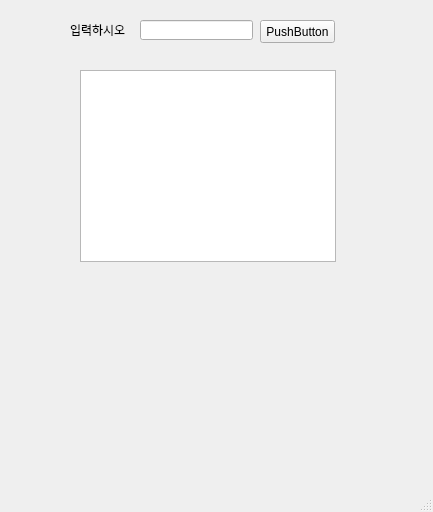
<?xml version="1.0" encoding="UTF-8"?>
<ui version="4.0">
 <class>MainWindow</class>
 <widget class="QMainWindow" name="MainWindow">
  <property name="geometry">
   <rect>
    <x>0</x>
    <y>0</y>
    <width>433</width>
    <height>512</height>
   </rect>
  </property>
  <property name="windowTitle">
   <string>MainWindow</string>
  </property>
  <widget class="QWidget" name="centralwidget">
   <widget class="QLabel" name="label">
    <property name="geometry">
     <rect>
      <x>70</x>
      <y>20</y>
      <width>61</width>
      <height>20</height>
     </rect>
    </property>
    <property name="text">
     <string>입력하시오</string>
    </property>
   </widget>
   <widget class="QLineEdit" name="lbl">
    <property name="geometry">
     <rect>
      <x>140</x>
      <y>20</y>
      <width>113</width>
      <height>20</height>
     </rect>
    </property>
   </widget>
   <widget class="QPushButton" name="pb">
    <property name="geometry">
     <rect>
      <x>260</x>
      <y>20</y>
      <width>75</width>
      <height>23</height>
     </rect>
    </property>
    <property name="text">
     <string>PushButton</string>
    </property>
   </widget>
   <widget class="QTextBrowser" name="ta">
    <property name="geometry">
     <rect>
      <x>80</x>
      <y>70</y>
      <width>256</width>
      <height>192</height>
     </rect>
    </property>
   </widget>
  </widget>
  <widget class="QMenuBar" name="menubar">
   <property name="geometry">
    <rect>
     <x>0</x>
     <y>0</y>
     <width>433</width>
     <height>21</height>
    </rect>
   </property>
  </widget>
  <widget class="QStatusBar" name="statusbar"/>
 </widget>
 <resources/>
 <connections/>
</ui>
